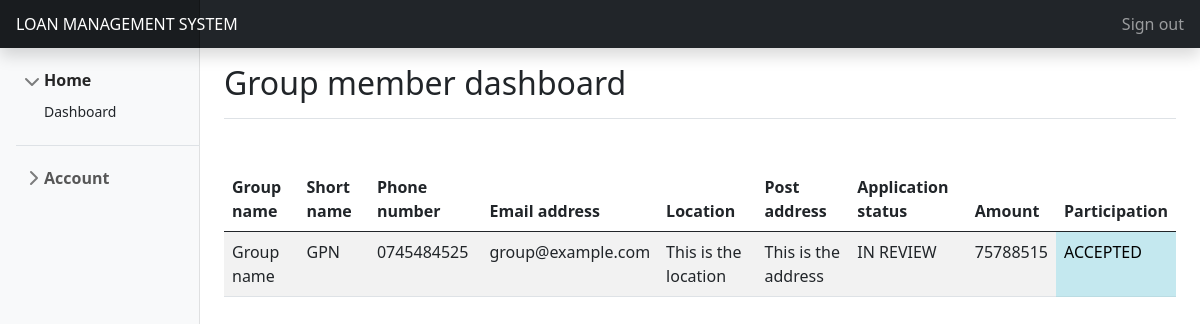
/index.php?url=member (signed in), run on the app's committed database.
### tables this page shows
CREATE TABLE `groups` (
  `id` int(10) NOT NULL,
  `groupname` varchar(100) NOT NULL,
  `shortname` varchar(10) NOT NULL,
  `phonenumber` varchar(20) NOT NULL,
  `groupemail` varchar(50) NOT NULL,
  `location` varchar(100) NOT NULL,
  `postaddress` varchar(50) NOT NULL,
  `contactphone` varchar(50) NOT NULL,
  `contactname` varchar(20) NOT NULL,
  `groupadminid` varchar(50) NOT NULL
);

CREATE TABLE `applications` (
  `id` int(10) NOT NULL,
  `groupid` int(10) NOT NULL,
  `adminid` varchar(50) NOT NULL,
  `amount` int(50) NOT NULL,
  `status` varchar(50) NOT NULL,
  `description` varchar(100) DEFAULT NULL
);

CREATE TABLE `group_members` (
  `id` int(10) NOT NULL,
  `firstname` varchar(100) NOT NULL,
  `lastname` varchar(100) NOT NULL,
  `birthdate` date NOT NULL,
  `gender` varchar(20) NOT NULL,
  `email` varchar(50) NOT NULL,
  `phonenumber` varchar(50) NOT NULL,
  `address` varchar(50) NOT NULL,
  `activities` varchar(100) NOT NULL,
  `position` varchar(20) NOT NULL,
  `education` varchar(20) NOT NULL,
  `password` varchar(100) NOT NULL,
  `adminid` varchar(50) NOT NULL,
  `role` varchar(50) NOT NULL,
  `status` varchar(50) NOT NULL
);

### includes/includes.php (called while the page is built, shortened)
<?php
require_once('database.php');
class User extends Database
{
    public function getMemberGroup($email) {
        $groupQuery = "SELECT * FROM groups WHERE groupadminid='".$email."'";
        return $this->getData($groupQuery);
    }
    public function getMember() {
        $groupQuery = "SELECT * FROM group_members WHERE email='".$_SESSION['email']."'";
        return $this->getData($groupQuery);
    }
    public function getApplicationDetails($adminid) {
        $sqlQuery = "SELECT * FROM applications WHERE adminid='".$adminid."'";
        return $this->getData($sqlQuery);
    }
}

### includes/database.php (called while the page is built, shortened)
<?php
class Database
{
    private $host = 'localhost';
    private $user = 'root';
    private $database = 'mikopo';
    private $password = '';
    protected $dbConnect = false;
    public function __construct() {
        if(!$this->dbConnect) {
            $conn = new mysqli(
                $this->host,
                $this->user,
                $this->password,
                $this->database
            );
        }
        if($conn->connect_error){
            die("Error failed to connect to MySQL: " . $conn->connect_error);
        }else{
            $this->dbConnect = $conn;
        }
    }
    protected function getData($sqlQuery) {
        $result = mysqli_query($this->dbConnect, $sqlQuery);
        if ( $result->num_rows > 0 ) {
            $data = array();
            while ($row = $result->fetch_assoc()) {
                $data[] = $row;
            }
        }
        return @$data;
    }
}

### includes/member-dash.php (the view, shortened to what this page needs)
<?php
$member = $user->getMember();
$adminid = $member[0]['adminid'];
$group = $user->getMemberGroup($adminid);
$app = $user->getApplicationDetails($adminid);
?>
<div class="d-flex justify-content-between flex-wrap flex-md-nowrap align-items-center pt-3 pb-2 mb-3 border-bottom">
<h1 class="h2">Group member dashboard</h2>
</div>
<div class="form mb-5">
<div class="bd-example mt-5">
<table class="table table-striped">
    <thead>
    <tr>
    <th scope="col">Group name</th>
    <th scope="col">Short name</th>
    <th scope="col">Phone number</th>
    <th scope="col">Email address</th>
    <th scope="col">Location</th>
    <th scope="col">Post address</th>
    <th scope="col">Application status</th>
    <th scope="col">Amount</th>
    <th scope="col">Participation</th>
    </tr>
    </thead>
    <tbody>
<?php
echo '<tr>';
echo '<td>'.@$group[0]['groupname'].'</td>';
echo '<td>'.@$group[0]['shortname'].'</td>';
echo '<td>'.@$group[0]['phonenumber'].'</td>';
echo '<td>'.@$group[0]['groupemail'].'</td>';
echo '<td>'.@$group[0]['location'].'</td>';
echo '<td>'.@$group[0]['postaddress'].'</td>';
if ($app == NULL) { echo '<td>NOT SENT</td> <td>NOT SENT</td>'; }
else { echo '<td>'.$app[0]['status'].'</td> <td>'.$app[0]['amount'].'</td>'; }
echo '<td class="table-info">'.@$member[0]['status'].'</td>';
echo '</tr>';
?>
    </tbody>
</table>
</div>

### css/style.css (style rules this page uses)
* { box-sizing: border-box; }
html, body { height: 100% !important; width: 100% !important; font-family: "Segoe UI", Tahoma, Geneva, Verdana, sans-serif; font-size: 1rem; }

### data on the page
groups: groupname "Group name", shortname "GPN", phonenumber "0745484525", groupemail "group@example.com", location "This is the location", postaddress "This is the address"
applications: status "IN REVIEW", amount "75788515"
group_members: status "ACCEPTED"

### other printed values
$systemName "LOAN MANAGEMENT SYSTEM"
